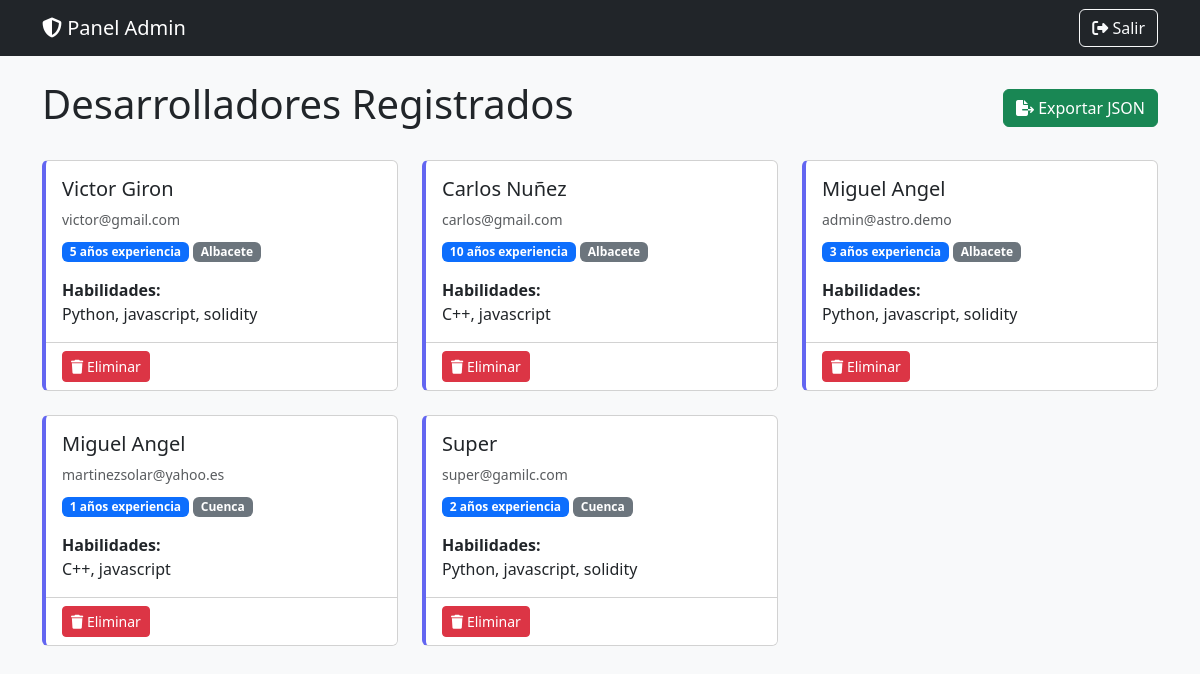
/admin/dashboard (signed in), run on an earlier commit of the app's database.
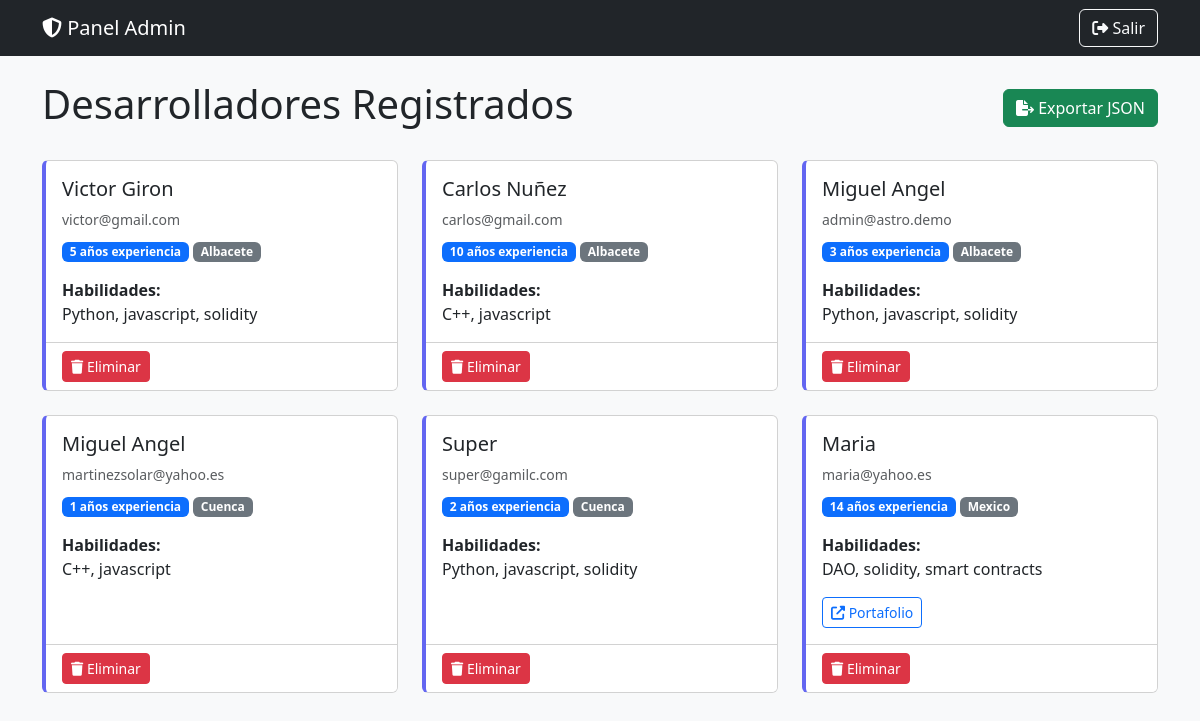
And on a later commit of the database.
### tables this page shows
CREATE TABLE developers (
            id INTEGER PRIMARY KEY AUTOINCREMENT,
            name TEXT NOT NULL,
            email TEXT NOT NULL UNIQUE,
            skills TEXT NOT NULL,
            experience_years INTEGER,
            portfolio_url TEXT,
            location TEXT,
            created_at TIMESTAMP
        );

### appy.py (the view)
@app.route('/admin/dashboard')
@admin_required
def admin_dashboard():
    with sqlite3.connect('devpool.db') as conn:
        conn.row_factory = sqlite3.Row
        developers = conn.execute('''
            SELECT id, name, email, skills, experience_years,
                   portfolio_url as portfolio, location, created_at
            FROM developers
        ''').fetchall()
    return render_template('admin_dashboard.html', developers=developers)

### appy.py (called while the page is built)
@app.after_request
def add_header(response):
    response.headers['Cache-Control'] = 'no-store, no-cache, must-revalidate, post-check=0, pre-check=0, max-age=0'
    response.headers['Pragma'] = 'no-cache'
    response.headers['Expires'] = '-1'
    return response

def admin_required(f):
    @wraps(f)
    def decorated_function(*args, **kwargs):
        if not request.cookies.get('admin_logged'):
            return redirect(url_for('admin_login'))
        return f(*args, **kwargs)
    return decorated_function

### templates/admin_dashboard.html (shortened to what this page needs)
<!DOCTYPE html>
<html lang="es">
<head>
    <link href="https://cdn.jsdelivr.net/npm/bootstrap@5.3.2/dist/css/bootstrap.min.css" rel="stylesheet">
    <link rel="stylesheet" href="https://cdnjs.cloudflare.com/ajax/libs/font-awesome/6.4.0/css/all.min.css">
</head>
<body class="bg-light">
    <nav class="navbar navbar-dark bg-dark">
        <div class="container">
            <a class="navbar-brand" href="/">
                <i class="fas fa-shield-alt"></i> Panel Admin
            </a>
            <a href="/admin/logout" class="btn btn-outline-light">
                <i class="fas fa-sign-out-alt"></i> Salir
            </a>
        </div>
    </nav>
    <div class="container py-4">
        <div class="d-flex justify-content-between align-items-center mb-4">
            <h1>Desarrolladores Registrados</h1>
            <a href="/admin/export" class="btn btn-success">
                <i class="fas fa-file-export"></i> Exportar JSON
            </a>
        </div>
        <div class="row row-cols-1 row-cols-md-2 row-cols-lg-3 g-4">
            {% for dev in developers %}
            <div class="col">
                <div class="card developer-card h-100">
                    <div class="card-body">
                        <h5 class="card-title">{{ dev.name }}</h5>
                        <p class="text-muted small mb-2">{{ dev.email }}</p>
                        <div class="mb-3">
                            <span class="badge bg-primary">{{ dev.experience_years }} años experiencia</span>
                            {% if dev.location %}
                            <span class="badge bg-secondary">{{ dev.location }}</span>
                            {% endif %}
                        </div>
                        <p class="card-text">
                            <strong>Habilidades:</strong><br>
                            {{ dev.skills }}
                        </p>
                        {% if dev.portfolio %}
                        <a href="{{ dev.portfolio }}" target="_blank" class="btn btn-sm btn-outline-primary">
                            <i class="fas fa-external-link-alt"></i> Portafolio
                        </a>
                        {% endif %}
                    </div>
                    <div class="card-footer bg-white">
                        <form action="/admin/delete/{{ dev.id }}" method="POST"
                              onsubmit="return confirm('¿Eliminar este registro permanentemente?');">
                            <button type="submit" class="btn btn-danger btn-sm">
                                <i class="fas fa-trash"></i> Eliminar
                            </button>
                        </form>
                    </div>
                </div>
            </div>
            {% endfor %}
        </div>
    </div>
</body>
</html>

### templates/admin_dashboard.html (style rules this page uses)
.developer-card { transition: all 0.3s; border-left: 4px solid #6366f1; }

What changed in the data, as far as the page shows it:
added developers: name "Maria", email "maria@yahoo.es", experience_years "14", location "Mexico", skills "DAO, solidity, smart contracts"
